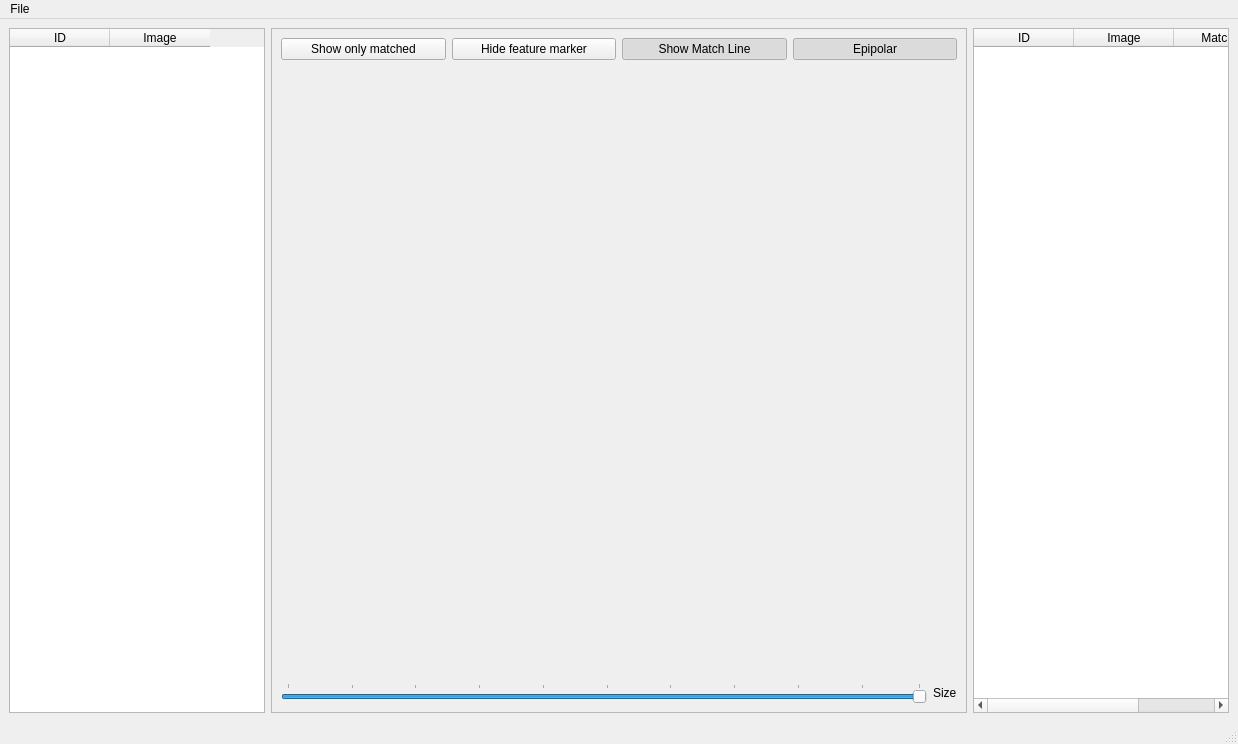
<?xml version="1.0" encoding="UTF-8"?>
<ui version="4.0">
 <class>MainWindow</class>
 <widget class="QMainWindow" name="MainWindow">
  <property name="geometry">
   <rect>
    <x>0</x>
    <y>0</y>
    <width>1238</width>
    <height>744</height>
   </rect>
  </property>
  <property name="windowTitle">
   <string>MainWindow</string>
  </property>
  <widget class="QWidget" name="centralwidget">
   <layout class="QHBoxLayout" name="horizontalLayout">
    <item>
     <widget class="QTableWidget" name="image_list">
      <property name="sizePolicy">
       <sizepolicy hsizetype="Minimum" vsizetype="Expanding">
        <horstretch>0</horstretch>
        <verstretch>0</verstretch>
       </sizepolicy>
      </property>
      <column>
       <property name="text">
        <string>ID</string>
       </property>
      </column>
      <column>
       <property name="text">
        <string>Image</string>
       </property>
      </column>
     </widget>
    </item>
    <item>
     <widget class="QFrame" name="frame">
      <property name="sizePolicy">
       <sizepolicy hsizetype="Preferred" vsizetype="Preferred">
        <horstretch>0</horstretch>
        <verstretch>0</verstretch>
       </sizepolicy>
      </property>
      <property name="frameShape">
       <enum>QFrame::StyledPanel</enum>
      </property>
      <property name="frameShadow">
       <enum>QFrame::Raised</enum>
      </property>
      <layout class="QVBoxLayout" name="verticalLayout">
       <item>
        <layout class="QHBoxLayout" name="horizontalLayout_3">
         <item>
          <widget class="QPushButton" name="button_show_only_matched">
           <property name="text">
            <string>Show only matched</string>
           </property>
           <property name="checkable">
            <bool>true</bool>
           </property>
          </widget>
         </item>
         <item>
          <widget class="QPushButton" name="button_hide_feature_marker">
           <property name="text">
            <string>Hide feature marker</string>
           </property>
           <property name="checkable">
            <bool>true</bool>
           </property>
          </widget>
         </item>
         <item>
          <widget class="QPushButton" name="button_show_match_line">
           <property name="text">
            <string>Show Match Line</string>
           </property>
           <property name="checkable">
            <bool>true</bool>
           </property>
           <property name="checked">
            <bool>true</bool>
           </property>
          </widget>
         </item>
         <item>
          <widget class="QPushButton" name="button_show_epipolar">
           <property name="text">
            <string>Epipolar</string>
           </property>
           <property name="checkable">
            <bool>true</bool>
           </property>
           <property name="checked">
            <bool>true</bool>
           </property>
          </widget>
         </item>
        </layout>
       </item>
       <item>
        <widget class="ImageHolder" name="image_holder" native="true">
         <property name="sizePolicy">
          <sizepolicy hsizetype="Expanding" vsizetype="Expanding">
           <horstretch>0</horstretch>
           <verstretch>0</verstretch>
          </sizepolicy>
         </property>
        </widget>
       </item>
       <item>
        <layout class="QHBoxLayout" name="horizontalLayout_2">
         <item>
          <widget class="QSlider" name="size_slider">
           <property name="minimum">
            <number>0</number>
           </property>
           <property name="maximum">
            <number>99</number>
           </property>
           <property name="singleStep">
            <number>1</number>
           </property>
           <property name="sliderPosition">
            <number>99</number>
           </property>
           <property name="orientation">
            <enum>Qt::Horizontal</enum>
           </property>
           <property name="tickPosition">
            <enum>QSlider::TicksAbove</enum>
           </property>
           <property name="tickInterval">
            <number>10</number>
           </property>
          </widget>
         </item>
         <item>
          <widget class="QLabel" name="label">
           <property name="text">
            <string>Size</string>
           </property>
          </widget>
         </item>
        </layout>
       </item>
      </layout>
     </widget>
    </item>
    <item>
     <widget class="QTableWidget" name="image_match_list">
      <property name="sizePolicy">
       <sizepolicy hsizetype="Minimum" vsizetype="Expanding">
        <horstretch>0</horstretch>
        <verstretch>0</verstretch>
       </sizepolicy>
      </property>
      <column>
       <property name="text">
        <string>ID</string>
       </property>
      </column>
      <column>
       <property name="text">
        <string>Image</string>
       </property>
      </column>
      <column>
       <property name="text">
        <string>Matches</string>
       </property>
      </column>
     </widget>
    </item>
   </layout>
  </widget>
  <widget class="QMenuBar" name="menubar">
   <property name="geometry">
    <rect>
     <x>0</x>
     <y>0</y>
     <width>1238</width>
     <height>28</height>
    </rect>
   </property>
   <widget class="QMenu" name="menuFile">
    <property name="title">
     <string>File</string>
    </property>
    <addaction name="actionOpen_VisualSFM_nvm"/>
    <addaction name="actionOpen_COLMAP_project_ini"/>
   </widget>
   <addaction name="menuFile"/>
  </widget>
  <widget class="QStatusBar" name="statusbar"/>
  <action name="actionOpen">
   <property name="text">
    <string>Open</string>
   </property>
  </action>
  <action name="actionOpen_VisualSFM_nvm">
   <property name="text">
    <string>Open VisualSFM nvm export</string>
   </property>
  </action>
  <action name="actionOpen_COLMAP_project_ini">
   <property name="text">
    <string>Open COLMAP project.ini</string>
   </property>
  </action>
 </widget>
 <customwidgets>
  <customwidget>
   <class>ImageHolder</class>
   <extends>QWidget</extends>
   <header>imageholder.h</header>
   <container>1</container>
  </customwidget>
 </customwidgets>
 <resources/>
 <connections/>
</ui>
